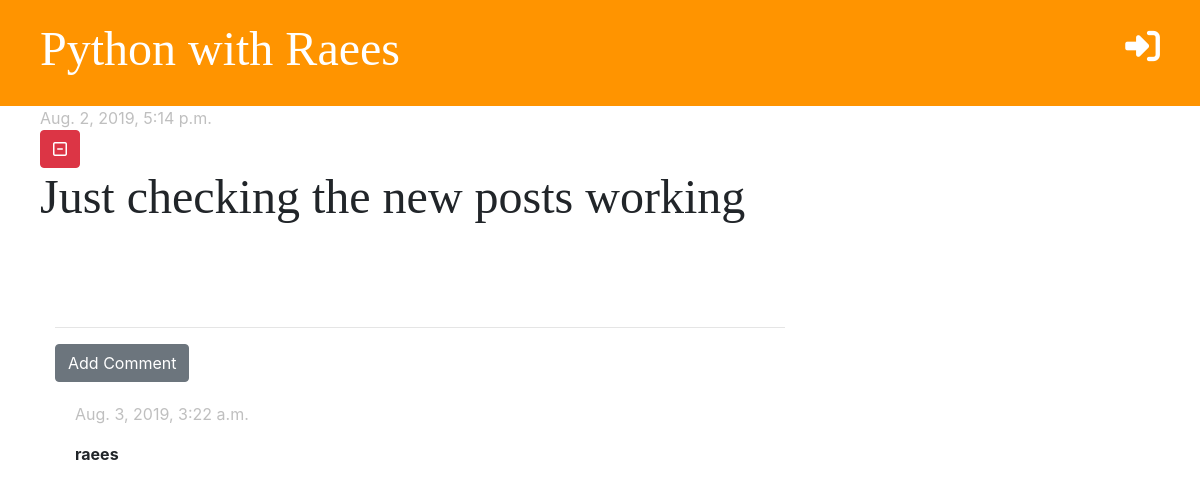
Screenshot of /post/9/ with the database file from the repository.
### blog/models.py (models this page shows, shortened)
class Post(models.Model):
    author         = models.ForeignKey('auth.User', on_delete=models.CASCADE)
    title          = models.CharField(max_length=200)
    body           = models.TextField()
    created_date   = models.DateTimeField(default=timezone.now)
    published_date = models.DateTimeField(blank=True, null=True)

class Comment(models.Model):
    post         = models.ForeignKey('blog.Post', on_delete=models.CASCADE, related_name='comments')
    author       = models.CharField(max_length=200)
    text         = models.TextField()
    created_date = models.DateTimeField(default=timezone.now)
    approved     = models.BooleanField(default=False)

### blog/views.py (the view)
# urls.py: path('post/<int:pk>/', views.post_detail, name='post_detail'),
def post_detail(request, pk):
    post = get_object_or_404(Post, pk=pk)
    stuff_for_frontend = {'post': post}
    return render(request, 'blog/post_detail.html', stuff_for_frontend)

### blog/templatetags/markdownify.py (called while the page is built)
@register.filter
def markdown(value):
    renderer = HighlightRenderer()
    markdown = mistune.Markdown(renderer=renderer)
    return markdown(value)

### blog/templates/blog/post_detail.html (shortened to what this page needs)
{% extends 'blog/base.html' %}
{% load markdownify %}
{% block content %}
    <div class="row">
        <div class="post">
            {% if post.published_date %}
            <div class="date">
                {{ post.published_date }}
            </div>
            {% else %}
            <a href="{% url 'post_publish' pk=post.pk %}"><i class="fas fa-upload fa-2x"></i></a>
            {% endif %}
            <a href="{% url 'post_delete' pk=post.pk %}" class="btn btn-danger" onclick="return confirm('Are you sure?')"><i class="far fa-minus-square"></i></a>
            <h2>{{ post.title }}</h2>
        </div>
    </div>
    <hr>
    <a href="{% url 'add_comment_to_post' pk=post.pk %}" class="btn btn-secondary">Add Comment</a><br>
    {% for comment in post.comments.all %}
       {% if user.is_authenticated or comment.approved %}
            <div class="comment">
                <div class="date">
                    <p class="date">{{ comment.created_date }}</p>
                </div>
                <strong>{{ comment.author }}</strong>
                <br><br>
            </div>
        {% endif %}
    {% empty %}
        <p>No Comments Yet....</p>
    {% endfor %}
{% endblock %}

### blog/static/css/blog.css (style rules this page uses)
h1, h2, h3, h4 { font-family: 'Permanent Marker', cursive; font-size: 48px; }
.date { color: #82828282; }
.post { margin-bottom: 70px; }
.comment { margin: 20px 0px 20px 20px; }

### rows the page displays
Post: published_date "Aug. 2, 2019, 5:14 p.m.", title "Just checking the new posts working"
Comment: created_date "Aug. 3, 2019, 3:22 a.m.", author "raees"
